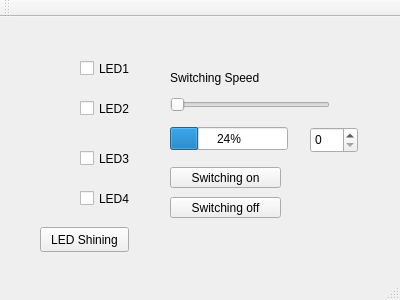
<?xml version="1.0" encoding="UTF-8"?>
<ui version="4.0">
 <class>MainWindow</class>
 <widget class="QMainWindow" name="MainWindow">
  <property name="geometry">
   <rect>
    <x>0</x>
    <y>0</y>
    <width>400</width>
    <height>300</height>
   </rect>
  </property>
  <property name="windowTitle">
   <string>MainWindow</string>
  </property>
  <widget class="QWidget" name="centralWidget">
   <widget class="QCheckBox" name="checkBox">
    <property name="geometry">
     <rect>
      <x>80</x>
      <y>40</y>
      <width>92</width>
      <height>23</height>
     </rect>
    </property>
    <property name="text">
     <string>LED1</string>
    </property>
    <property name="shortcut">
     <string>1</string>
    </property>
   </widget>
   <widget class="QCheckBox" name="checkBox_2">
    <property name="geometry">
     <rect>
      <x>80</x>
      <y>80</y>
      <width>92</width>
      <height>23</height>
     </rect>
    </property>
    <property name="text">
     <string>LED2</string>
    </property>
    <property name="shortcut">
     <string>2</string>
    </property>
   </widget>
   <widget class="QCheckBox" name="checkBox_3">
    <property name="geometry">
     <rect>
      <x>80</x>
      <y>130</y>
      <width>92</width>
      <height>23</height>
     </rect>
    </property>
    <property name="text">
     <string>LED3</string>
    </property>
    <property name="shortcut">
     <string>3</string>
    </property>
   </widget>
   <widget class="QCheckBox" name="checkBox_4">
    <property name="geometry">
     <rect>
      <x>80</x>
      <y>170</y>
      <width>92</width>
      <height>23</height>
     </rect>
    </property>
    <property name="text">
     <string>LED4</string>
    </property>
    <property name="shortcut">
     <string>4</string>
    </property>
   </widget>
   <widget class="QPushButton" name="pushButton">
    <property name="geometry">
     <rect>
      <x>40</x>
      <y>210</y>
      <width>89</width>
      <height>25</height>
     </rect>
    </property>
    <property name="text">
     <string>LED Shining</string>
    </property>
    <property name="shortcut">
     <string>S</string>
    </property>
   </widget>
   <widget class="QLabel" name="label_2">
    <property name="geometry">
     <rect>
      <x>20</x>
      <y>20</y>
      <width>41</width>
      <height>41</height>
     </rect>
    </property>
    <property name="text">
     <string/>
    </property>
    <property name="pixmap">
     <pixmap>../Downloads/Light-Bulb-feat.jpg</pixmap>
    </property>
   </widget>
   <widget class="QLabel" name="label_3">
    <property name="geometry">
     <rect>
      <x>20</x>
      <y>70</y>
      <width>41</width>
      <height>41</height>
     </rect>
    </property>
    <property name="text">
     <string/>
    </property>
    <property name="pixmap">
     <pixmap>../Downloads/Light-Bulb-feat.jpg</pixmap>
    </property>
   </widget>
   <widget class="QLabel" name="label_4">
    <property name="geometry">
     <rect>
      <x>20</x>
      <y>120</y>
      <width>41</width>
      <height>41</height>
     </rect>
    </property>
    <property name="text">
     <string/>
    </property>
    <property name="pixmap">
     <pixmap>../Downloads/Light-Bulb-feat.jpg</pixmap>
    </property>
   </widget>
   <widget class="QLabel" name="label_5">
    <property name="geometry">
     <rect>
      <x>20</x>
      <y>160</y>
      <width>41</width>
      <height>41</height>
     </rect>
    </property>
    <property name="text">
     <string/>
    </property>
    <property name="pixmap">
     <pixmap>../Downloads/Light-Bulb-feat.jpg</pixmap>
    </property>
   </widget>
   <widget class="QLabel" name="label">
    <property name="geometry">
     <rect>
      <x>170</x>
      <y>50</y>
      <width>121</width>
      <height>21</height>
     </rect>
    </property>
    <property name="text">
     <string>Switching Speed</string>
    </property>
   </widget>
   <widget class="QSlider" name="horizontalSlider">
    <property name="geometry">
     <rect>
      <x>170</x>
      <y>80</y>
      <width>160</width>
      <height>16</height>
     </rect>
    </property>
    <property name="mouseTracking">
     <bool>false</bool>
    </property>
    <property name="tabletTracking">
     <bool>false</bool>
    </property>
    <property name="orientation">
     <enum>Qt::Horizontal</enum>
    </property>
    <property name="invertedAppearance">
     <bool>false</bool>
    </property>
    <property name="invertedControls">
     <bool>false</bool>
    </property>
    <property name="tickPosition">
     <enum>QSlider::NoTicks</enum>
    </property>
   </widget>
   <widget class="QProgressBar" name="progressBar">
    <property name="geometry">
     <rect>
      <x>170</x>
      <y>110</y>
      <width>118</width>
      <height>23</height>
     </rect>
    </property>
    <property name="value">
     <number>24</number>
    </property>
    <property name="invertedAppearance">
     <bool>false</bool>
    </property>
   </widget>
   <widget class="QPushButton" name="switchOnButton">
    <property name="geometry">
     <rect>
      <x>170</x>
      <y>150</y>
      <width>111</width>
      <height>21</height>
     </rect>
    </property>
    <property name="text">
     <string>Switching on</string>
    </property>
    <property name="shortcut">
     <string>N</string>
    </property>
   </widget>
   <widget class="QPushButton" name="switchOffButton">
    <property name="geometry">
     <rect>
      <x>170</x>
      <y>180</y>
      <width>111</width>
      <height>21</height>
     </rect>
    </property>
    <property name="text">
     <string>Switching off</string>
    </property>
    <property name="shortcut">
     <string>F</string>
    </property>
   </widget>
   <widget class="QSpinBox" name="spinBox">
    <property name="geometry">
     <rect>
      <x>310</x>
      <y>110</y>
      <width>48</width>
      <height>26</height>
     </rect>
    </property>
    <property name="keyboardTracking">
     <bool>true</bool>
    </property>
   </widget>
  </widget>
  <widget class="QMenuBar" name="menuBar">
   <property name="geometry">
    <rect>
     <x>0</x>
     <y>0</y>
     <width>400</width>
     <height>22</height>
    </rect>
   </property>
  </widget>
  <widget class="QToolBar" name="mainToolBar">
   <attribute name="toolBarArea">
    <enum>TopToolBarArea</enum>
   </attribute>
   <attribute name="toolBarBreak">
    <bool>false</bool>
   </attribute>
  </widget>
  <widget class="QStatusBar" name="statusBar"/>
 </widget>
 <layoutdefault spacing="6" margin="11"/>
 <resources/>
 <connections>
  <connection>
   <sender>horizontalSlider</sender>
   <signal>valueChanged(int)</signal>
   <receiver>progressBar</receiver>
   <slot>setValue(int)</slot>
   <hints>
    <hint type="sourcelabel">
     <x>247</x>
     <y>131</y>
    </hint>
    <hint type="destinationlabel">
     <x>259</x>
     <y>163</y>
    </hint>
   </hints>
  </connection>
  <connection>
   <sender>horizontalSlider</sender>
   <signal>valueChanged(int)</signal>
   <receiver>spinBox</receiver>
   <slot>setValue(int)</slot>
   <hints>
    <hint type="sourcelabel">
     <x>299</x>
     <y>129</y>
    </hint>
    <hint type="destinationlabel">
     <x>327</x>
     <y>151</y>
    </hint>
   </hints>
  </connection>
  <connection>
   <sender>spinBox</sender>
   <signal>valueChanged(int)</signal>
   <receiver>horizontalSlider</receiver>
   <slot>setValue(int)</slot>
   <hints>
    <hint type="sourcelabel">
     <x>328</x>
     <y>166</y>
    </hint>
    <hint type="destinationlabel">
     <x>272</x>
     <y>130</y>
    </hint>
   </hints>
  </connection>
  <connection>
   <sender>spinBox</sender>
   <signal>valueChanged(int)</signal>
   <receiver>progressBar</receiver>
   <slot>setValue(int)</slot>
   <hints>
    <hint type="sourcelabel">
     <x>335</x>
     <y>174</y>
    </hint>
    <hint type="destinationlabel">
     <x>264</x>
     <y>167</y>
    </hint>
   </hints>
  </connection>
 </connections>
</ui>
